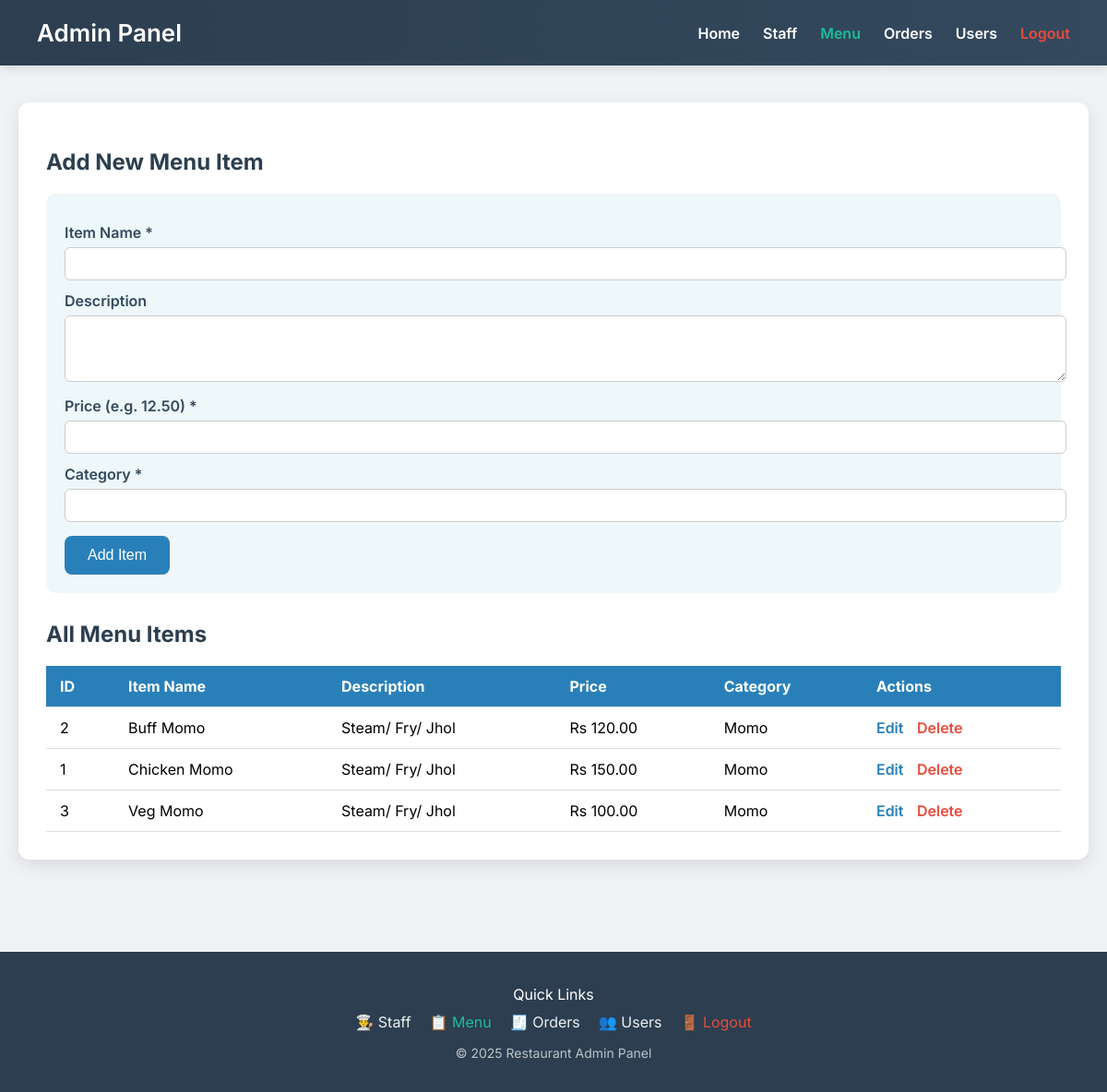
/manage_menu.php (signed in), run on an earlier commit of the app's database.
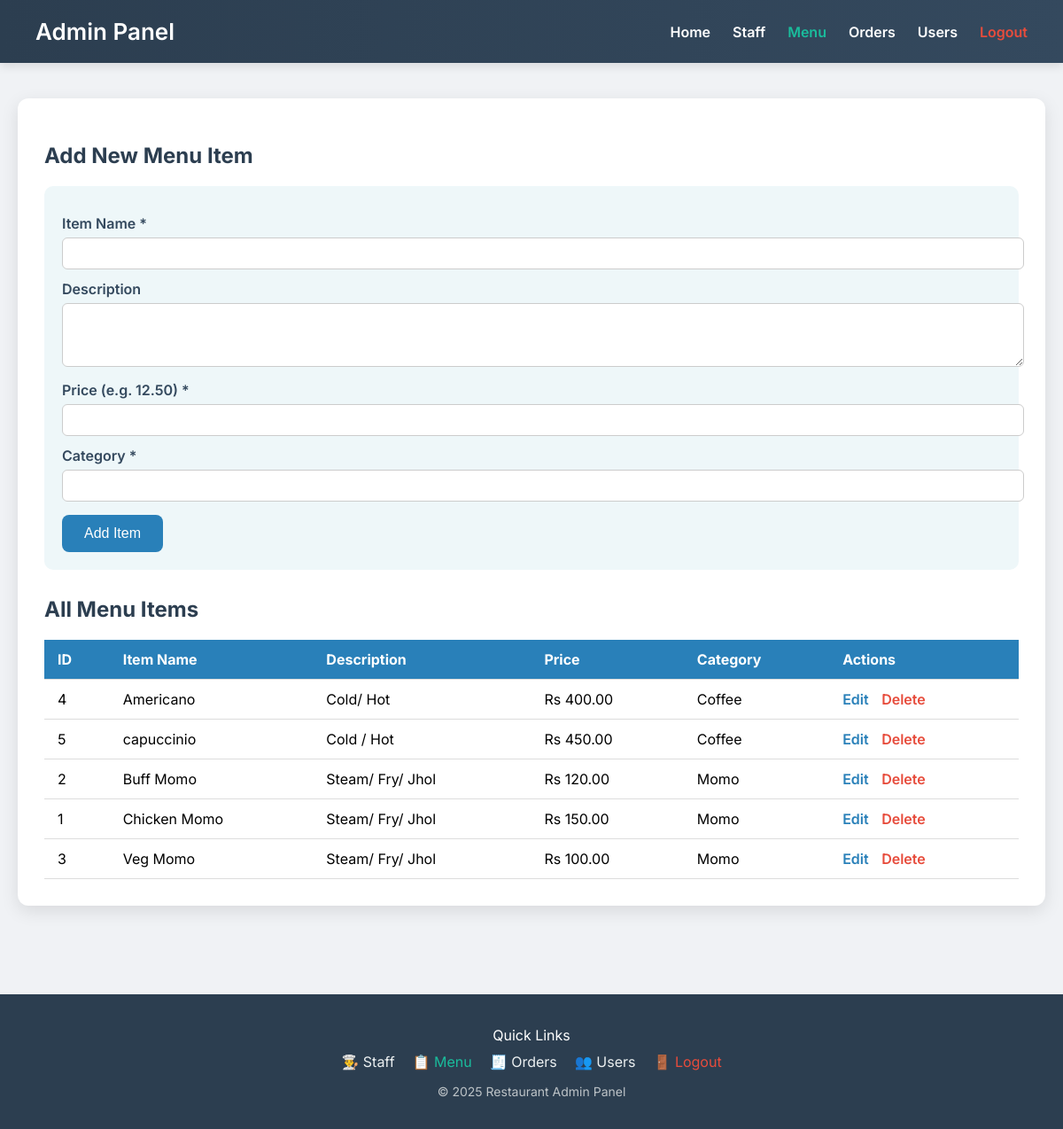
And on a later commit of the database.
### tables this page shows
CREATE TABLE `menu` (
  `id` int(11) NOT NULL,
  `item_name` varchar(255) NOT NULL,
  `description` text DEFAULT NULL,
  `price` decimal(10,2) NOT NULL,
  `category` varchar(100) NOT NULL
);

### manage_menu.php (the view, shortened to what this page needs)
<?php
include 'db_connect.php';
try {
    $stmt = $conn->query("SELECT * FROM menu ORDER BY category, item_name");
    $menuItems = $stmt->fetchAll(PDO::FETCH_ASSOC);
} catch (PDOException $e) {
    die("Database error: " . $e->getMessage());
}
$editItem = null;
?>
<!DOCTYPE html>
<html lang="en">
<head>
</head>
<body>
<div class="navbar">
      <h1><a href="admin_dashboard.php" style="color: white; text-decoration: none;">Admin Panel</a></h1>
    <ul>
          <li> <a href="admin_dashboard.php">Home</a></li>
        <li><a href="manage_staff.php">Staff</a></li>
        <li><a href="manage_menu.php" style="color:#1abc9c;">Menu</a></li>
        <li><a href="view_orders.php">Orders</a></li>
        <li><a href="manage_users.php">Users</a></li>
        <li><a class="logout" href="logout.php">Logout</a></li>
    </ul>
</div>
<div class="container">
    <h2><?= $editItem ? "Edit Menu Item" : "Add New Menu Item" ?></h2>
    <form method="post" action="manage_menu.php">
        <label for="item_name">Item Name *</label>
        <input type="text" id="item_name" name="item_name" required value="<?= htmlspecialchars($editItem['item_name'] ?? '') ?>">
        <label for="description">Description</label>
        <textarea id="description" name="description" rows="3"><?= htmlspecialchars($editItem['description'] ?? '') ?></textarea>
        <label for="price">Price (e.g. 12.50) *</label>
        <input type="number" id="price" name="price" step="0.01" min="0" required value="<?= htmlspecialchars($editItem['price'] ?? '') ?>">
        <label for="category">Category *</label>
        <input type="text" id="category" name="category" required value="<?= htmlspecialchars($editItem['category'] ?? '') ?>">
        <button type="submit"><?= $editItem ? "Update Item" : "Add Item" ?></button>
    </form>
    <h2>All Menu Items</h2>
    <?php if (empty($menuItems)): ?>
        <p>No menu items found.</p>
    <?php else: ?>
        <table>
            <thead>
                <tr>
                    <th>ID</th>
                    <th>Item Name</th>
                    <th>Description</th>
                    <th>Price</th>
                    <th>Category</th>
                    <th>Actions</th>
                </tr>
            </thead>
            <tbody>
                <?php foreach ($menuItems as $item): ?>
                    <tr>
                        <td><?= $item['id'] ?></td>
                        <td><?= htmlspecialchars($item['item_name']) ?></td>
                        <td><?= nl2br(htmlspecialchars($item['description'])) ?></td>
                        <td>Rs <?= number_format($item['price'], 2) ?></td>
                        <td><?= htmlspecialchars($item['category']) ?></td>
                        <td>
                            <a class="action-link" href="manage_menu.php?edit=<?= $item['id'] ?>">Edit</a>
                            <a class="action-link" href="manage_menu.php?delete=<?= $item['id'] ?>" onclick="return confirm('Are you sure you want to delete this item?');" style="color:#e74c3c;">Delete</a>
                        </td>
                    </tr>
                <?php endforeach; ?>
            </tbody>
        </table>
    <?php endif; ?>
</div>
<footer style="background-color: #2c3e50; color: white; padding: 20px 0; text-align: center; margin-top: 100px;">
    <div style="max-width: 1100px; margin: auto;">
        <p style="margin-bottom: 10px; font-size: 16px;">Quick Links</p>
        <div style="display: flex; justify-content: center; flex-wrap: wrap; gap: 20px;">
            <a href="manage_staff.php" style="color: #ecf0f1; text-decoration: none;">👨‍🍳 Staff</a>
            <a href="manage_menu.php" style="color: #1abc9c; text-decoration: none;">📋 Menu</a>
            <a href="view_orders.php" style="color: #ecf0f1; text-decoration: none;">🧾 Orders</a>
            <a href="manage_users.php" style="color: #ecf0f1; text-decoration: none;">👥 Users</a>
            <a href="logout.php" style="color: #e74c3c; text-decoration: none;">🚪 Logout</a>
        </div>
        <p style="margin-top: 15px; font-size: 14px; color: #bdc3c7;">&copy; <?= date("Y") ?> Restaurant Admin Panel</p>
    </div>
</footer>
</body>
</html>

### manage_menu.php (style rules this page uses)
body { font-family: 'Inter', sans-serif; background-color: #f0f2f5; margin: 0; padding: 0; }
.navbar { background: linear-gradient(to right, #2c3e50, #34495e); padding: 20px 40px; display: flex; justify-content: space-between; align-items: center; color: white; box-shadow: 0 4px 10px rgba(0,0,0,0.1); }
.navbar h1 { margin: 0; font-size: 26px; }
.navbar ul { list-style: none; display: flex; margin: 0; padding: 0; }
.navbar li { margin-left: 25px; }
.navbar a { color: white; text-decoration: none; font-weight: 600; transition: 0.3s; }
.navbar .logout { color: #e74c3c; }
.container { max-width: 1100px; margin: 40px auto; background-color: white; padding: 30px; border-radius: 12px; box-shadow: 0 6px 20px rgba(0,0,0,0.1); }
h2 { color: #2c3e50; margin-bottom: 20px; }
form { margin-bottom: 30px; background: #eef7f9; padding: 20px; border-radius: 10px; }
label { display: block; margin: 12px 0 6px; font-weight: 600; color: #34495e; }
input[type="text"], input[type="number"], textarea, select { width: 100%; padding: 8px 12px; border: 1px solid #ccc; border-radius: 6px; font-size: 16px; resize: vertical; }
button { margin-top: 15px; padding: 12px 25px; background: #2980b9; color: white; border: none; border-radius: 8px; font-size: 16px; cursor: pointer; transition: background 0.3s ease; }
table { width: 100%; border-collapse: collapse; margin-top: 10px; }
th, td { padding: 12px 15px; border-bottom: 1px solid #ddd; text-align: left; }
th { background: #2980b9; color: white; }
a.action-link { margin-right: 10px; color: #2980b9; text-decoration: none; font-weight: 600; }

What changed in the data, as far as the page shows it:
added menu: id "4", item_name "Americano", description "Cold/ Hot", price "400.00", category "Coffee"
added menu: id "5", item_name "capuccinio", description "Cold / Hot", price "450.00", category "Coffee"
